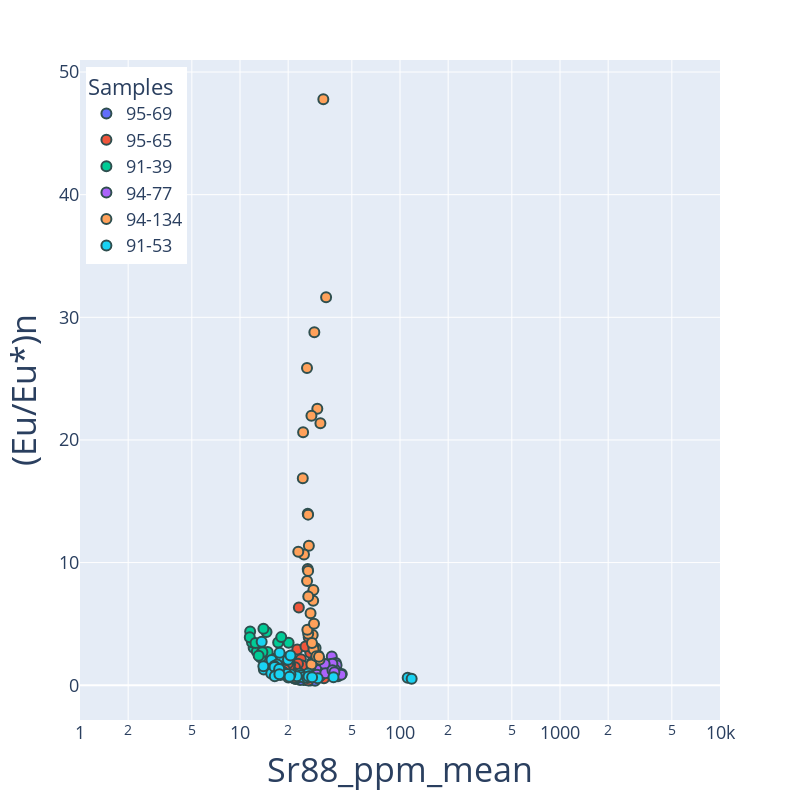
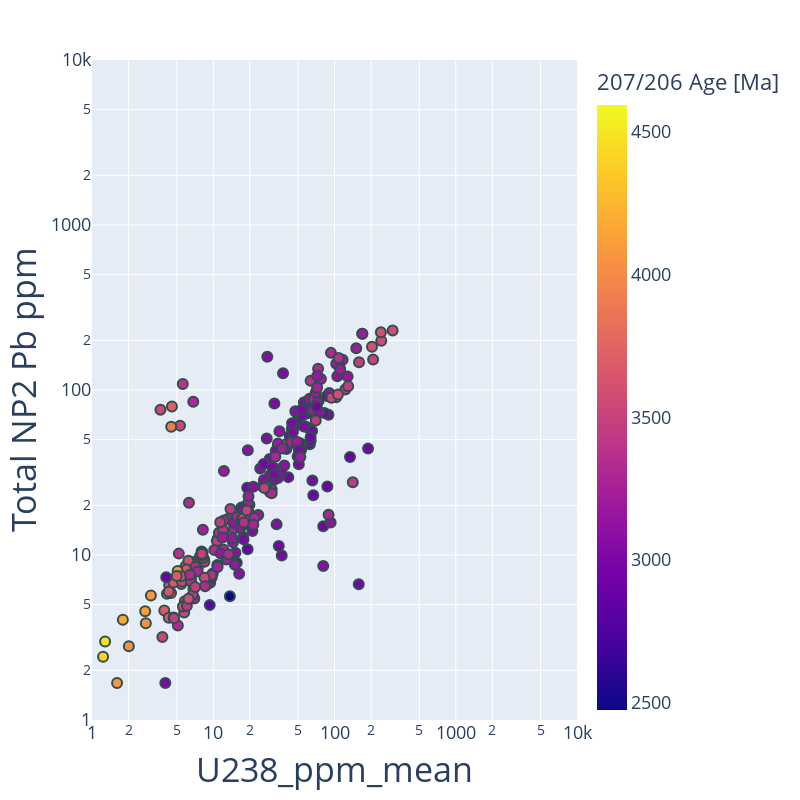
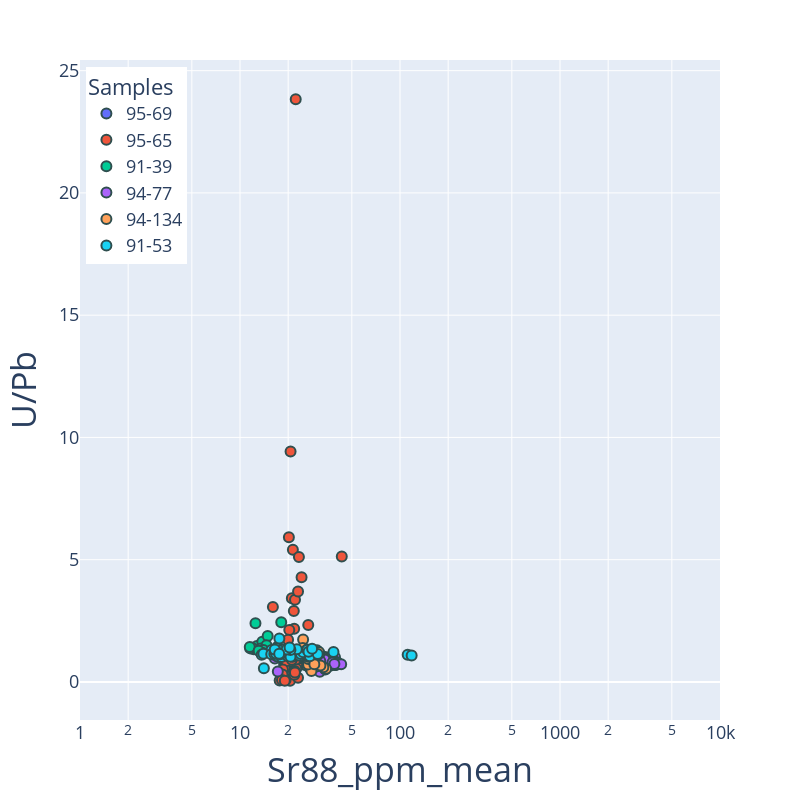
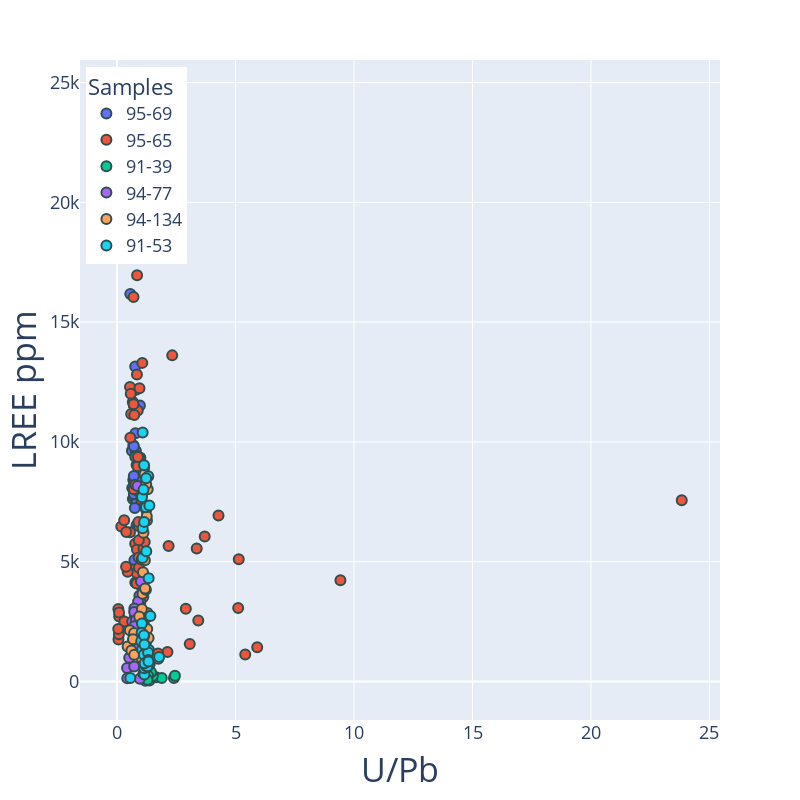

These figures' notebook cell, in order:
### Code cell
Scib_scatter(data_cherry,'Sr88_ppm_mean', '(Eu/Eu*)n', #color =   '207/206 Age [Ma]'
            )

Scib_scatter(data_cherry,'U238_ppm_mean', 'Total NP2 Pb ppm', color =   '207/206 Age [Ma]'
            )


Scib_scatter(data_cherry,'Sr88_ppm_mean', 'U/Pb', #color =   '207/206 Age [Ma]'
            )
Scib_scatter(data_cherry,'U/Pb', 'sumLREE',  #color =   '207/206 Age [Ma]'
            )
